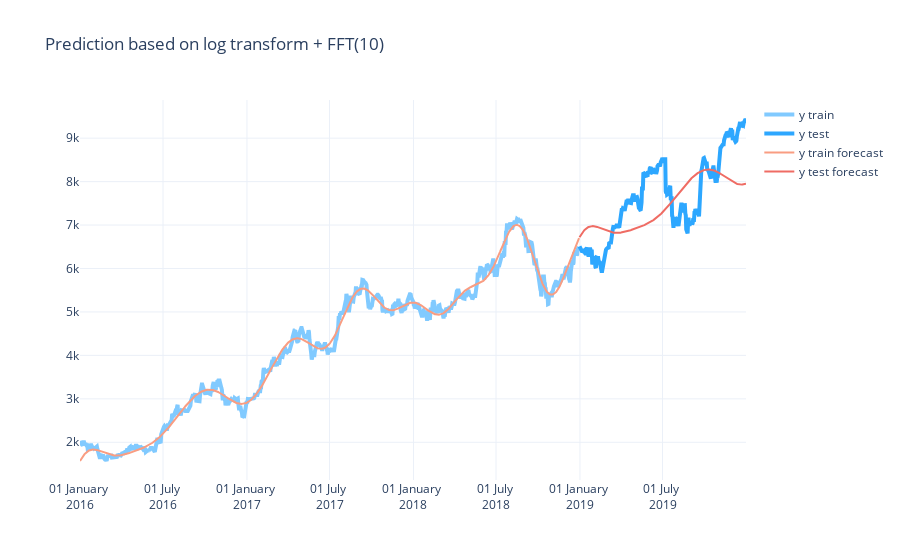

This figure's notebook cell:
### Code cell
make_plots(
    f"Prediction based on log transform + FFT({k})", 
    x_train, y_train, x_test, y_test, yhat, yhat_test
)

### Figure 1 — Plotly figure (JSON) as saved in the notebook; plotly's stock layout.template omitted (floating-point values rounded to 4 significant figures; data arrays with more than 128 entries replaced by an {"elided": "..."} marker saying what was removed)
{"data": [{"line": {"color": "#81caff", "width": 4}, "mode": "lines", "name": "y train", "type": "scatter", "x": {"elided": "1095 str values"}, "y": {"elided": "1095 float values"}}, {"line": {"color": "#2da7ff", "width": 4}, "mode": "lines", "name": "y test", "type": "scatter", "x": {"elided": "366 str values"}, "y": {"elided": "366 float values"}}, {"line": {"color": "#f99d82", "width": 2}, "mode": "lines", "name": "y train forecast", "type": "scatter", "x": {"elided": "1095 str values"}, "y": {"elided": "1095 float values"}}, {"line": {"color": "#ef6c64", "width": 2}, "mode": "lines", "name": "y test forecast", "type": "scatter", "x": {"elided": "366 str values"}, "y": {"elided": "366 float values"}}], "layout": {"title": {"text": "Prediction based on log transform + FFT(10)"}, "xaxis": {"tickformat": "%d %B <br>%Y"}}}
